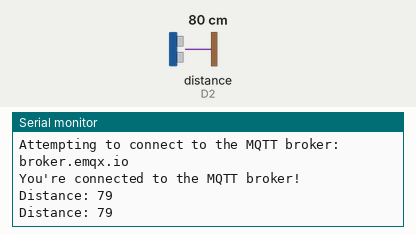
Recording of a sketch running on a simulated Arduino MKR. On the bench: the last lines printed to the serial monitor. Wiring (inferred from the names in the program): ultrasonic range finder: trigger D3; echo D2. Inputs (shaded band) come from the test bench; at power-on: distance to the obstacle (sensor on D2) 80 cm. The echo pulse lasts 58.3 µs per cm; WiFi joins after 1.5 s; servers stay silent unless stated; no MQTT or app messages arrive unless stated.

Above: at 2.7 s.
2.8 s: distance to the obstacle (sensor on D2) set to 2 cm
At 4.0 s:
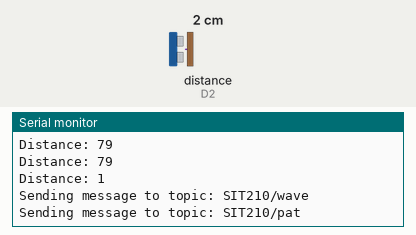
5.0 s: distance to the obstacle (sensor on D2) set to 4 cm
At 6.4 s:
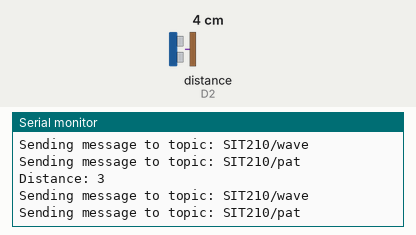
Timing chart, 0 to 8.0 s (numbered marks = the images above; inputs shaded):
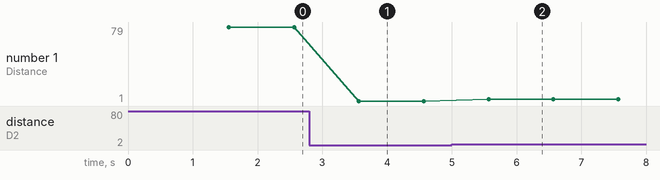

Measured:
- after the input at 2.8 s, the serial monitor: prints a new line after 0.76 s (image 1)
- after the input at 5.0 s, the serial monitor: prints a new line after 0.57 s (image 2)
- plotted number 1: 79 → 1 after the input at 2.8 s, 1 → 3 after the input at 5.0 s

The sketch:

Ultrasonic_sensor_code.ino
```cpp
#include <ArduinoMqttClient.h>
#include <WiFiNINA.h>

#define EchoPin 2
#define TrigPin 3

/////// WiFi credentials
char ssid[] = "Miac's wifi";    // your network SSID (name)
char pass[] = "12345678";       // your network password

WiFiClient wifiClient;
MqttClient mqttClient(wifiClient);

const char broker[] = "broker.emqx.io";
int        port     = 1883;
const char topicWave[] = "SIT210/wave";
const char topicPat[]  = "SIT210/pat";

long duration;
int distance;

void setup() {
  // Initialize serial and wait for port to open:
  Serial.begin(9600);

  pinMode(TrigPin, OUTPUT);
  pinMode(EchoPin, INPUT);

  // Connect to WiFi
  Serial.print("Attempting to connect to WPA SSID: ");
  Serial.println(ssid);
  while (WiFi.begin(ssid, pass) != WL_CONNECTED) {
    Serial.print(".");
    delay(2000);
  }

  Serial.println("You're connected to the network");
  Serial.println();

  // Connect to MQTT broker
  Serial.print("Attempting to connect to the MQTT broker: ");
  Serial.println(broker);
  if (!mqttClient.connect(broker, port)) {
    Serial.print("MQTT connection failed! Error code = ");
    Serial.println(mqttClient.connectError());
    while (1);
  }

  Serial.println("You're connected to the MQTT broker!");
  Serial.println();
}

void loop() {
  // Keep MQTT connection alive
  mqttClient.poll();

  // Trigger the ultrasonic sensor
  digitalWrite(TrigPin, LOW);
  delayMicroseconds(2);
  digitalWrite(TrigPin, HIGH);
  delayMicroseconds(10);
  digitalWrite(TrigPin, LOW);

  // Read the Echo pin
  duration = pulseIn(EchoPin, HIGH);

  // Calculate the distance (Duration / 2 because of round-trip)
  distance = duration * 0.034 / 2;

  Serial.print("Distance: ");
  Serial.println(distance);

  // Only publish if the distance is greater than 0
  if (distance > 0 && distance <= 20) {
    // Publish to "wave" topic
    Serial.print("Sending message to topic: ");
    Serial.println(topicWave);
    mqttClient.beginMessage(topicWave);
    mqttClient.print("Anmol Bhutani ");
    mqttClient.endMessage();

    // Publish to "pat" topic
    Serial.print("Sending message to topic: ");
    Serial.println(topicPat);
    mqttClient.beginMessage(topicPat);
    mqttClient.print("Anmol Bhutani - pat ");
    mqttClient.endMessage();

    Serial.println();
  }

  // Add a small delay to avoid flooding the MQTT broker
  delay(1000);
}
```
